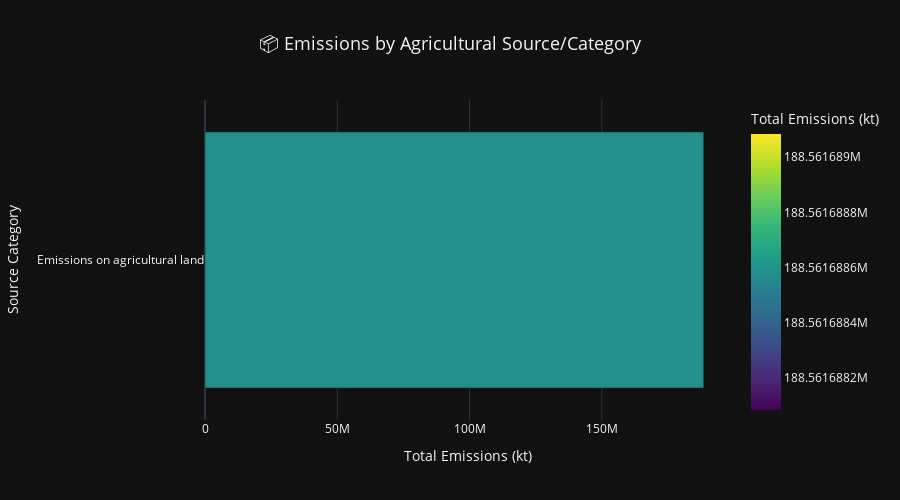

Notebook code for this chart:
### Markdown cell above
### 4.5 Emission Sources Analysis (Items)

### Code cell
# Group by emission source (Item)
emission_by_item = df.groupby('Item')['Value'].sum().reset_index()
emission_by_item = emission_by_item.sort_values('Value', ascending=True)

# Horizontal Bar Chart
fig = px.bar(
    emission_by_item,
    x='Value',
    y='Item',
    orientation='h',
    title='📦 Emissions by Agricultural Source/Category',
    labels={'Value': 'Total Emissions (kt)', 'Item': 'Source Category'},
    color='Value',
    color_continuous_scale='Viridis'
)

fig.update_layout(
    height=500,
    title_font_size=18,
    title_x=0.5,
    showlegend=False
)

fig.show()

### Figure 1 — Plotly figure (JSON) as saved in the notebook; plotly's stock layout.template omitted (floating-point values rounded to 4 significant figures)
{"data": [{"hovertemplate": "Total Emissions (kt)=%{marker.color}<br>Source Category=%{y}<extra></extra>", "legendgroup": "", "marker": {"color": [188600000.0], "coloraxis": "coloraxis", "pattern": {"shape": ""}}, "name": "", "orientation": "h", "showlegend": false, "textposition": "auto", "type": "bar", "x": [188600000.0], "xaxis": "x", "y": ["Emissions on agricultural land"], "yaxis": "y"}], "layout": {"barmode": "relative", "coloraxis": {"colorbar": {"title": {"text": "Total Emissions (kt)"}}, "colorscale": [[0, "#440154"], [0.1111, "#482878"], [0.2222, "#3e4989"], [0.3333, "#31688e"], [0.4444, "#26828e"], [0.5556, "#1f9e89"], [0.6667, "#35b779"], [0.7778, "#6ece58"], [0.8889, "#b5de2b"], [1, "#fde725"]]}, "height": 500, "legend": {"tracegroupgap": 0}, "showlegend": false, "title": {"font": {"size": 18}, "text": "📦 Emissions by Agricultural Source/Category", "x": 0.5}, "xaxis": {"anchor": "y", "domain": [0, 1], "title": {"text": "Total Emissions (kt)"}}, "yaxis": {"anchor": "x", "domain": [0, 1], "title": {"text": "Source Category"}}}}
